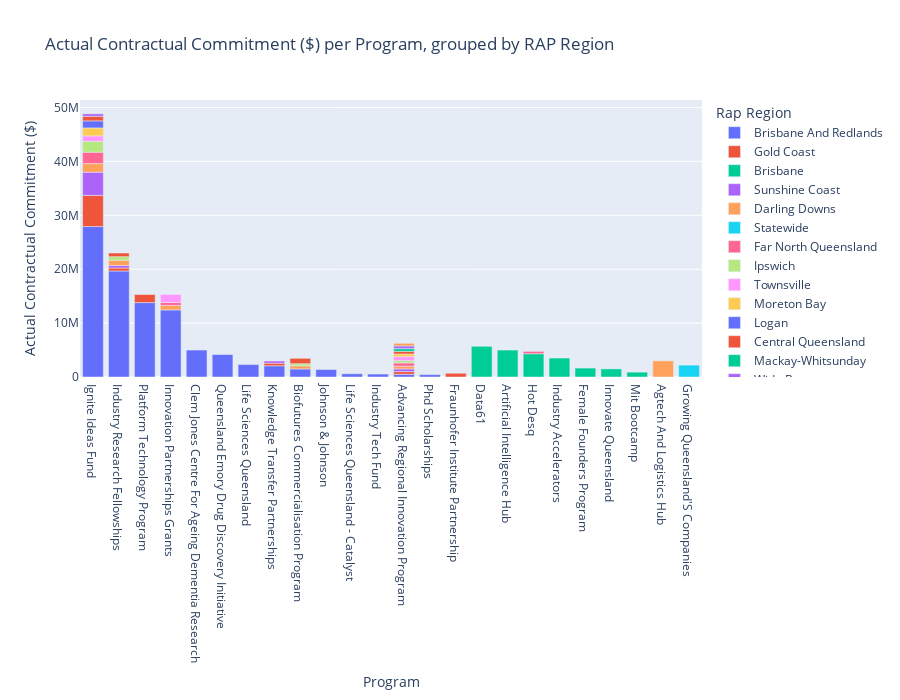

Notebook code cell kept with this figure:
### Markdown cell above
### Chart - Actual Contractual Commitment ($) per Program, Grouped by RAP Region

#### Observations:

1. **Primary Funding Initiatives**:

- The **Ignite Ideas Fund** emerges as the program that has garnered the highest overall funding, surpassing all other initiatives by a considerable margin. This suggests a noteworthy focus on nurturing innovative concepts and nascent enterprises.

- Noteworthy contributions are also attributed to the **Industry Research Fellowships** and the **Platform Technology Program**, implying a significant allocation of funds towards research endeavors and technological advancements.

2. **Geographical Allocation**:

- **Brisbane and Redlands** emerge as pivotal regions, displaying substantial financial support across various initiatives. The prevalence of funding in this area may be attributed to its robust infrastructure and the clustering of research establishments and industries.

- Significant funding is also directed towards **Brisbane**, **Gold Coast**, and **Sunshine Coast**, underscoring their significance within the state's innovation landscape.

- Regions such as **Far North Queensland**, **Townsville**, **Central Queensland**, and **Mackay-Whitsunday** exhibit a dispersion of funding across multiple initiatives, illustrating a wide-ranging yet less concentrated investment strategy.

3. **Diverse Program Landscape Across Regions**:

- The data depicts a diverse array of initiatives receiving funding in various regions, signaling a multifaceted approach to nurturing innovation. Initiatives like the **Ignite Ideas Fund** and **Industry Research Fellowships** display a broad geographical reach.

- Certain initiatives such as **Data61** and the **Artificial Intelligence Hub** receive more localized funding, potentially due to specialized expertise or facilities in those regions.

4. **Specialized Initiatives and Tailored Emphasis**:

- Despite having lower overall funding, several initiatives like the **Female Founders Accelerators** and the **Agtech And Logistics Hub** garner significant attention in specific regions, indicating targeted assistance for particular industries or demographic groups.

### Code cell
# Read the CSV file into a pandas DataFrame
try:
  data = pd.read_csv(file_path)
except FileNotFoundError:
  print("Error: File not found. Please check the file path.")

# Grouping the data by Program and RAP Region and summing the Actual Contractual Commitment
grouped_data = data.groupby(['Program', 'Rap Region'])['Actual Contractual Commitment ($)'].sum().reset_index()
# Sorting the grouped data in descending order and selecting the top 15
sorted_grouped_data = grouped_data.sort_values(by='Actual Contractual Commitment ($)', ascending=False).head(60)

# Creating a bar plot for Actual Contractual Commitment ($) per Program, grouped by RAP Region
fig = px.bar(sorted_grouped_data, 
             x='Program', 
             y='Actual Contractual Commitment ($)', 
             color='Rap Region', 
             title='Actual Contractual Commitment ($) per Program, grouped by RAP Region',
             labels={'Actual Contractual Commitment ($)': 'Contractual Commitment ($)', 'Program': 'Program'},
             height=600)

fig.update_layout(xaxis_title="Program", yaxis_title="Actual Contractual Commitment ($)", 
                  bargap=0.2, showlegend=True,height=700)

fig.show()

### Figure 1 — Plotly figure (JSON) as saved in the notebook; plotly's stock layout.template omitted (floating-point values rounded to 4 significant figures)
{"data": [{"alignmentgroup": "True", "hovertemplate": "Rap Region=Brisbane And Redlands<br>Program=%{x}<br>Contractual Commitment ($)=%{y}<extra></extra>", "legendgroup": "Brisbane And Redlands", "marker": {"color": "#636efa", "pattern": {"shape": ""}}, "name": "Brisbane And Redlands", "offsetgroup": "Brisbane And Redlands", "orientation": "v", "showlegend": true, "textposition": "auto", "type": "bar", "x": ["Ignite Ideas Fund", "Industry Research Fellowships", "Platform Technology Program", "Innovation Partnerships Grants", "Clem Jones Centre For Ageing Dementia Research", "Queensland Emory Drug Discovery Initiative", "Life Sciences Queensland", "Knowledge Transfer Partnerships", "Biofutures Commercialisation Program", "Johnson & Johnson", "Life Sciences Queensland - Catalyst", "Industry Tech Fund", "Advancing Regional Innovation Program", "Phd Scholarships"], "xaxis": "x", "y": [27914294, 19669661, 13807672, 12444837, 5000000, 4169000, 2310000, 2080906, 1491129, 1381895, 600000, 546027, 500000, 440112], "yaxis": "y"}, {"alignmentgroup": "True", "hovertemplate": "Rap Region=Gold Coast<br>Program=%{x}<br>Contractual Commitment ($)=%{y}<extra></extra>", "legendgroup": "Gold Coast", "marker": {"color": "#EF553B", "pattern": {"shape": ""}}, "name": "Gold Coast", "offsetgroup": "Gold Coast", "orientation": "v", "showlegend": true, "textposition": "auto", "type": "bar", "x": ["Ignite Ideas Fund", "Platform Technology Program", "Fraunhofer Institute Partnership", "Industry Research Fellowships", "Advancing Regional Innovation Program", "Knowledge Transfer Partnerships"], "xaxis": "x", "y": [5790677, 1500000, 700000, 554786, 500000, 483087], "yaxis": "y"}, {"alignmentgroup": "True", "hovertemplate": "Rap Region=Brisbane<br>Program=%{x}<br>Contractual Commitment ($)=%{y}<extra></extra>", "legendgroup": "Brisbane", "marker": {"color": "#00cc96", "pattern": {"shape": ""}}, "name": "Brisbane", "offsetgroup": "Brisbane", "orientation": "v", "showlegend": true, "textposition": "auto", "type": "bar", "x": ["Data61", "Artificial Intelligence Hub", "Hot Desq", "Industry Accelerators", "Female Founders Program", "Innovate Queensland", "Mit Bootcamp"], "xaxis": "x", "y": [5695000, 5000000, 4317591, 3517020, 1654764, 1500000, 900000], "yaxis": "y"}, {"alignmentgroup": "True", "hovertemplate": "Rap Region=Sunshine Coast<br>Program=%{x}<br>Contractual Commitment ($)=%{y}<extra></extra>", "legendgroup": "Sunshine Coast", "marker": {"color": "#ab63fa", "pattern": {"shape": ""}}, "name": "Sunshine Coast", "offsetgroup": "Sunshine Coast", "orientation": "v", "showlegend": true, "textposition": "auto", "type": "bar", "x": ["Ignite Ideas Fund", "Advancing Regional Innovation Program", "Industry Research Fellowships", "Knowledge Transfer Partnerships"], "xaxis": "x", "y": [4294575, 500000, 470000, 404216], "yaxis": "y"}, {"alignmentgroup": "True", "hovertemplate": "Rap Region=Darling Downs<br>Program=%{x}<br>Contractual Commitment ($)=%{y}<extra></extra>", "legendgroup": "Darling Downs", "marker": {"color": "#FFA15A", "pattern": {"shape": ""}}, "name": "Darling Downs", "offsetgroup": "Darling Downs", "orientation": "v", "showlegend": true, "textposition": "auto", "type": "bar", "x": ["Agtech And Logistics Hub", "Ignite Ideas Fund", "Industry Research Fellowships", "Innovation Partnerships Grants", "Biofutures Commercialisation Program", "Advancing Regional Innovation Program"], "xaxis": "x", "y": [3000000, 1600570, 966952, 836707, 579000, 500000], "yaxis": "y"}, {"alignmentgroup": "True", "hovertemplate": "Rap Region=Statewide<br>Program=%{x}<br>Contractual Commitment ($)=%{y}<extra></extra>", "legendgroup": "Statewide", "marker": {"color": "#19d3f3", "pattern": {"shape": ""}}, "name": "Statewide", "offsetgroup": "Statewide", "orientation": "v", "showlegend": true, "textposition": "auto", "type": "bar", "x": ["Growing Queensland'S Companies"], "xaxis": "x", "y": [2202334], "yaxis": "y"}, {"alignmentgroup": "True", "hovertemplate": "Rap Region=Far North Queensland<br>Program=%{x}<br>Contractual Commitment ($)=%{y}<extra></extra>", "legendgroup": "Far North Queensland", "marker": {"color": "#FF6692", "pattern": {"shape": ""}}, "name": "Far North Queensland", "offsetgroup": "Far North Queensland", "orientation": "v", "showlegend": true, "textposition": "auto", "type": "bar", "x": ["Ignite Ideas Fund", "Advancing Regional Innovation Program", "Innovation Partnerships Grants", "Hot Desq"], "xaxis": "x", "y": [2111794, 610000, 540000, 434000], "yaxis": "y"}, {"alignmentgroup": "True", "hovertemplate": "Rap Region=Ipswich<br>Program=%{x}<br>Contractual Commitment ($)=%{y}<extra></extra>", "legendgroup": "Ipswich", "marker": {"color": "#B6E880", "pattern": {"shape": ""}}, "name": "Ipswich", "offsetgroup": "Ipswich", "orientation": "v", "showlegend": true, "textposition": "auto", "type": "bar", "x": ["Ignite Ideas Fund", "Industry Research Fellowships", "Advancing Regional Innovation Program", "Biofutures Commercialisation Program"], "xaxis": "x", "y": [2019725, 660000, 432125, 400000], "yaxis": "y"}, {"alignmentgroup": "True", "hovertemplate": "Rap Region=Townsville<br>Program=%{x}<br>Contractual Commitment ($)=%{y}<extra></extra>", "legendgroup": "Townsville", "marker": {"color": "#FF97FF", "pattern": {"shape": ""}}, "name": "Townsville", "offsetgroup": "Townsville", "orientation": "v", "showlegend": true, "textposition": "auto", "type": "bar", "x": ["Innovation Partnerships Grants", "Ignite Ideas Fund", "Advancing Regional Innovation Program"], "xaxis": "x", "y": [1500000, 1013105, 724000], "yaxis": "y"}, {"alignmentgroup": "True", "hovertemplate": "Rap Region=Moreton Bay<br>Program=%{x}<br>Contractual Commitment ($)=%{y}<extra></extra>", "legendgroup": "Moreton Bay", "marker": {"color": "#FECB52", "pattern": {"shape": ""}}, "name": "Moreton Bay", "offsetgroup": "Moreton Bay", "orientation": "v", "showlegend": true, "textposition": "auto", "type": "bar", "x": ["Ignite Ideas Fund", "Advancing Regional Innovation Program"], "xaxis": "x", "y": [1471443, 499980], "yaxis": "y"}, {"alignmentgroup": "True", "hovertemplate": "Rap Region=Logan<br>Program=%{x}<br>Contractual Commitment ($)=%{y}<extra></extra>", "legendgroup": "Logan", "marker": {"color": "#636efa", "pattern": {"shape": ""}}, "name": "Logan", "offsetgroup": "Logan", "orientation": "v", "showlegend": true, "textposition": "auto", "type": "bar", "x": ["Ignite Ideas Fund"], "xaxis": "x", "y": [1305778], "yaxis": "y"}, {"alignmentgroup": "True", "hovertemplate": "Rap Region=Central Queensland<br>Program=%{x}<br>Contractual Commitment ($)=%{y}<extra></extra>", "legendgroup": "Central Queensland", "marker": {"color": "#EF553B", "pattern": {"shape": ""}}, "name": "Central Queensland", "offsetgroup": "Central Queensland", "orientation": "v", "showlegend": true, "textposition": "auto", "type": "bar", "x": ["Biofutures Commercialisation Program", "Ignite Ideas Fund", "Industry Research Fellowships", "Advancing Regional Innovation Program"], "xaxis": "x", "y": [1000000, 847993, 682440, 500000], "yaxis": "y"}, {"alignmentgroup": "True", "hovertemplate": "Rap Region=Mackay-Whitsunday<br>Program=%{x}<br>Contractual Commitment ($)=%{y}<extra></extra>", "legendgroup": "Mackay-Whitsunday", "marker": {"color": "#00cc96", "pattern": {"shape": ""}}, "name": "Mackay-Whitsunday", "offsetgroup": "Mackay-Whitsunday", "orientation": "v", "showlegend": true, "textposition": "auto", "type": "bar", "x": ["Advancing Regional Innovation Program"], "xaxis": "x", "y": [500000], "yaxis": "y"}, {"alignmentgroup": "True", "hovertemplate": "Rap Region=Wide Bay<br>Program=%{x}<br>Contractual Commitment ($)=%{y}<extra></extra>", "legendgroup": "Wide Bay", "marker": {"color": "#ab63fa", "pattern": {"shape": ""}}, "name": "Wide Bay", "offsetgroup": "Wide Bay", "orientation": "v", "showlegend": true, "textposition": "auto", "type": "bar", "x": ["Advancing Regional Innovation Program", "Ignite Ideas Fund"], "xaxis": "x", "y": [498330, 455862], "yaxis": "y"}, {"alignmentgroup": "True", "hovertemplate": "Rap Region=Outback Queensland<br>Program=%{x}<br>Contractual Commitment ($)=%{y}<extra></extra>", "legendgroup": "Outback Queensland", "marker": {"color": "#FFA15A", "pattern": {"shape": ""}}, "name": "Outback Queensland", "offsetgroup": "Outback Queensland", "orientation": "v", "showlegend": true, "textposition": "auto", "type": "bar", "x": ["Advancing Regional Innovation Program"], "xaxis": "x", "y": [487248], "yaxis": "y"}], "layout": {"bargap": 0.2, "barmode": "relative", "height": 700, "legend": {"title": {"text": "Rap Region"}, "tracegroupgap": 0}, "showlegend": true, "title": {"text": "Actual Contractual Commitment ($) per Program, grouped by RAP Region"}, "xaxis": {"anchor": "y", "domain": [0, 1], "title": {"text": "Program"}}, "yaxis": {"anchor": "x", "domain": [0, 1], "title": {"text": "Actual Contractual Commitment ($)"}}}}
